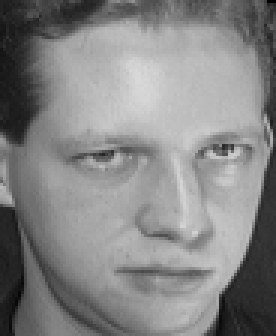
#> input picture data/AT&T/s1/10.pgm, 92 x 112 px (shown 3 times larger)
$ python -i simple_gallery_processor.py   (imports and definitions only)
#> lines starting #> are read from the running program, lines starting #| are printed output that depends on the picture
### config.py
"""
Simplified Configuration for Face Recognition System

This file contains essential configuration parameters for the system.
"""

import os
import cv2
from pathlib import Path

# Base directories
ROOT_DIR = Path(os.path.dirname(os.path.abspath(__file__)))
MODELS_DIR = ROOT_DIR / "models"
DATA_DIR = ROOT_DIR / "data"
LOGS_DIR = ROOT_DIR / "logs"

# Ensure directories exist
for dir_path in [MODELS_DIR, DATA_DIR, LOGS_DIR]:
    dir_path.mkdir(exist_ok=True)
#> further down, picture is the input picture: shape (112, 92, 3); min 1, max 217, mean 132.8

# Camera settings
CAMERA_ID = 0
CAMERA_WIDTH = 640
CAMERA_HEIGHT = 480
CAMERA_FPS = 30

# Face Detection
FACE_CASCADE_PATH = cv2.data.haarcascades + 'haarcascade_frontalface_default.xml'
MIN_FACE_SIZE = (30, 30)
SCALE_FACTOR = 1.1
MIN_NEIGHBORS = 5

# Face Preprocessing
FACE_SIZE = 128
# Contrast Enhancement
USE_CLAHE = True
CLAHE_CLIP_LIMIT = 2.0
CLAHE_GRID_SIZE = (8, 8)
# Additional contrast enhancement options
USE_HIST_EQUALIZATION = True  # Histogram equalization
USE_CONTRAST_STRETCHING = False  # Linear contrast stretching
CONTRAST_STRETCH_PERCENTILES = (5, 95)  # Percentiles for contrast stretching (low, high)
USE_GAMMA_CORRECTION = False  # Gamma correction
GAMMA_VALUE = 1.2  # Gamma value (< 1: brighter, > 1: darker)

# Face Alignment parameters
USE_FACE_ALIGNMENT = True  # Enable/disable face alignment
# Standard eye coordinates for alignment (relative to image size)
# These define where the eyes should be positioned in the final image
LEFT_EYE_POSITION = (0.35, 0.4)  # x, y coordinates (percentage of image width/height)
RIGHT_EYE_POSITION = (0.65, 0.4)  # x, y coordinates (percentage of image width/height)
# Method to use for facial landmark detection
# Options: 'haarcascade', 'lbp'
FACE_LANDMARK_METHOD = 'haarcascade'  # Use Haar cascades as it's available without additional dependencies

# Rotation parameters
USE_ROTATION = False  # Enable/disable rotation in preprocessing
FIXED_ROTATION = False  # Use fixed angle vs random angle
ROTATION_ANGLE = 0  # Fixed rotation angle in degrees (if FIXED_ROTATION is True)
ROTATION_RANGE = (-10, 10)  # Range for random rotation (if FIXED_ROTATION is False)
# For data augmentation during training
DATA_AUGMENTATION = False  # Enable/disable data augmentation during training
AUGMENTATION_ROTATIONS = [0, -5, 5, -10, 10]  # Rotation angles for augmentation

# Face Recognition
MODEL_PATH = str(MODELS_DIR / "face_recognition_model.pkl")
PCA_VARIANCE = 0.95
CONFIDENCE_THRESHOLD = 0.5

# Training settings
TRAIN_TEST_SPLIT = 0.2
RANDOM_STATE = 42

# Dataset paths
ATT_DATASET_PATH = str(DATA_DIR / "att_faces")

# UI settings
WINDOW_TITLE = "Face Recognition System"
FONT = cv2.FONT_HERSHEY_SIMPLEX
FONT_SCALE = 0.5
FONT_THICKNESS = 1
FACE_RECT_COLOR = (0, 255, 0)  # Green
TEXT_COLOR = (255, 255, 255)  # White
TEXT_BG_COLOR = (0, 0, 0)  # Black

### simple_gallery_processor.py
"""
Simple Gallery Processor

A streamlined script to process gallery images without relying on complex preprocessing
"""

import os
import cv2
import numpy as np
import logging
from pathlib import Path
import argparse
from tqdm import tqdm
from config import FACE_SIZE, FACE_CASCADE_PATH, MIN_FACE_SIZE, SCALE_FACTOR, MIN_NEIGHBORS

# Configure logging
# [5 lines not run here, left out]
logger = logging.getLogger("simple_gallery_processor")

# Constants
DATA_DIR = "data"
MODELS_DIR = "models"

# [41 lines left out: function preprocess_face, not called in this run]

def force_process_image(img):
    """
    Process an entire image regardless of face detection
    This is a fallback for images where face detection completely fails

    Parameters:
    -----------
    img : numpy.ndarray
        Input image

    Returns:
    --------
    numpy.ndarray
        Processed image
    """
    try:
        # Convert to grayscale if needed
        if len(img.shape) == 3:
            gray = cv2.cvtColor(img, cv2.COLOR_BGR2GRAY)
        else:
            gray = img

        # For very large images, resize to something more manageable first
        max_dim = max(gray.shape[0], gray.shape[1])
#> max_dim = 112
        if max_dim > 1000:
            scale = 1000 / max_dim
            gray = cv2.resize(gray, (0, 0), fx=scale, fy=scale)

        # Center crop to get a square image
        h, w = gray.shape
#> h = 112; w = 92
        size = min(h, w)
#> size = 92
        start_y = (h - size) // 2
#> start_y = 10
        start_x = (w - size) // 2
#> start_x = 0
        cropped = gray[start_y:start_y+size, start_x:start_x+size]
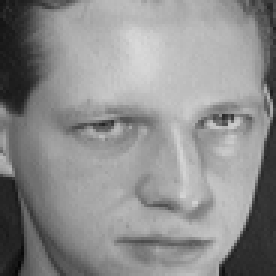
#> cropped: shape (92, 92) (shown 3 times larger); min 6, max 217, mean 141.2

        # Resize to target size
        resized = cv2.resize(cropped, (FACE_SIZE, FACE_SIZE))

        # Apply histogram equalization
        equalized = cv2.equalizeHist(resized)
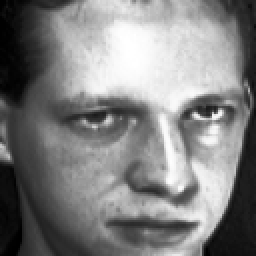
#> equalized: shape (128, 128) (shown 2 times larger); min 0, max 255, mean 128.6

        return equalized
    except Exception as e:
        logger.error(f"Force processing failed: {e}")
        return None

# [272 lines left out: functions preprocess_gallery, main, not called in this run]

# [2 lines not run here, left out]

>>> import cv2
>>> picture = cv2.imread('data/AT&T/s1/10.pgm')
>>> result = force_process_image(picture)

$ run again, on data/AT&T/s10/4.pgm
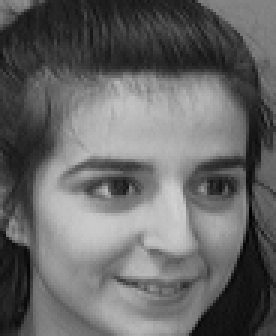
#> input picture data/AT&T/s10/4.pgm, 92 x 112 px (shown 3 times larger)
#> picture is the input picture: shape (112, 92, 3); min 0, max 209, mean 102.8
#> in force_process_image, `cropped = gray[start_y:start_y+size, start_x:start_x+size]`:
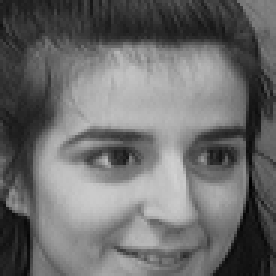
#> cropped: shape (92, 92) (shown 3 times larger); min 0, max 209, mean 107.9
#> in force_process_image, `equalized = cv2.equalizeHist(resized)`:
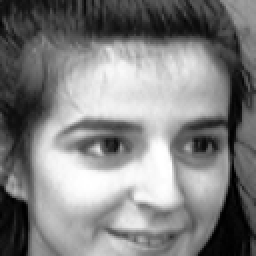
#> equalized: shape (128, 128) (shown 2 times larger); min 0, max 255, mean 128.2

$ run again, on data/AT&T/s11/2.pgm
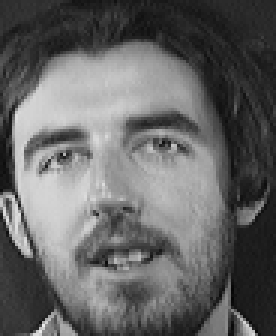
#> input picture data/AT&T/s11/2.pgm, 92 x 112 px (shown 3 times larger)
#> picture is the input picture: shape (112, 92, 3); min 5, max 236, mean 101.2
#> in force_process_image, `resized = cv2.resize(cropped, (FACE_SIZE, FACE_SIZE))`:
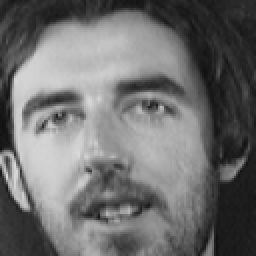
#> resized: shape (128, 128) (shown 2 times larger); min 15, max 219, mean 110.4
#> in force_process_image, `equalized = cv2.equalizeHist(resized)`:
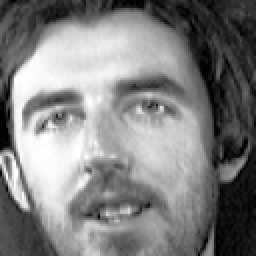
#> equalized: shape (128, 128) (shown 2 times larger); min 0, max 255, mean 128.3

$ run again, on data/AT&T/s11/4.pgm
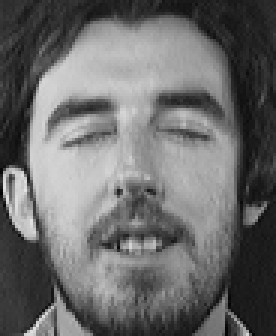
#> input picture data/AT&T/s11/4.pgm, 92 x 112 px (shown 3 times larger)
#> picture is the input picture: shape (112, 92, 3); min 3, max 228, mean 107.2
#> in force_process_image, `resized = cv2.resize(cropped, (FACE_SIZE, FACE_SIZE))`:
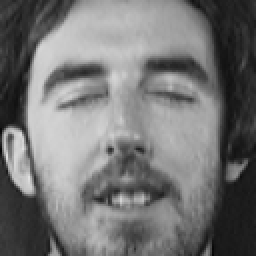
#> resized: shape (128, 128) (shown 2 times larger); min 4, max 224, mean 116.7
#> in force_process_image, `equalized = cv2.equalizeHist(resized)`:
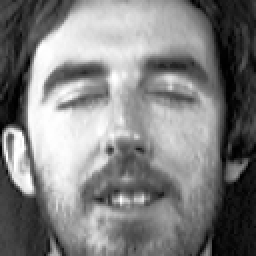
#> equalized: shape (128, 128) (shown 2 times larger); min 0, max 255, mean 128.2
